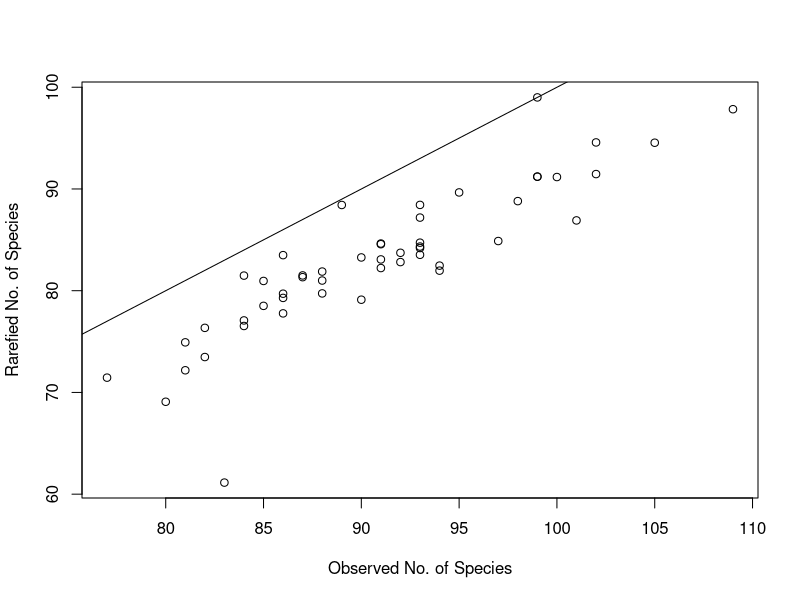
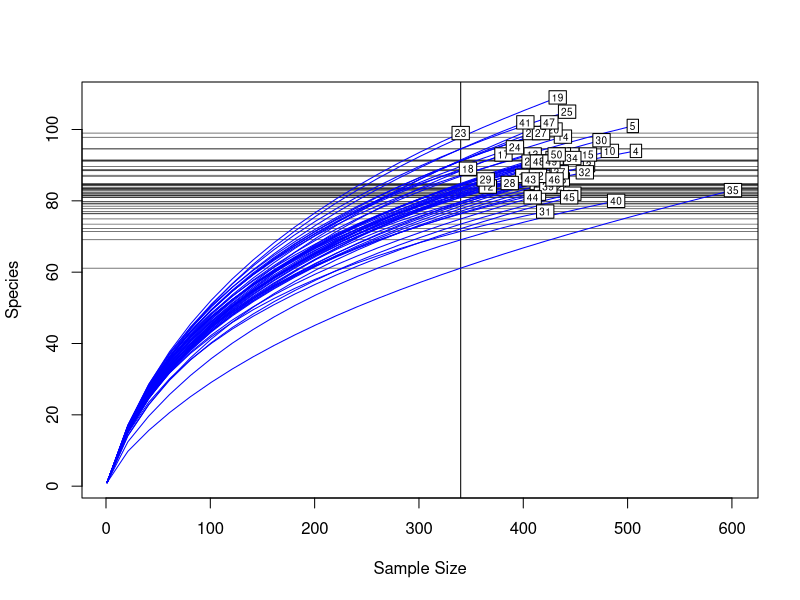
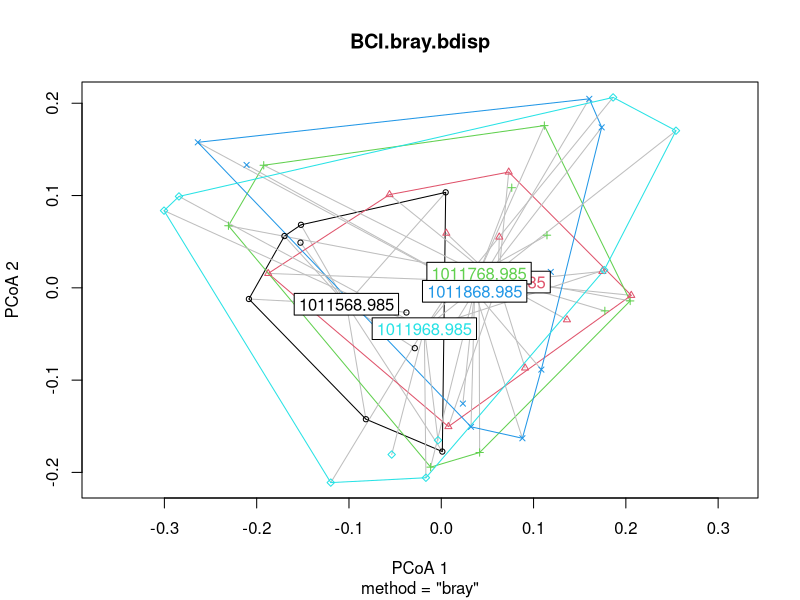
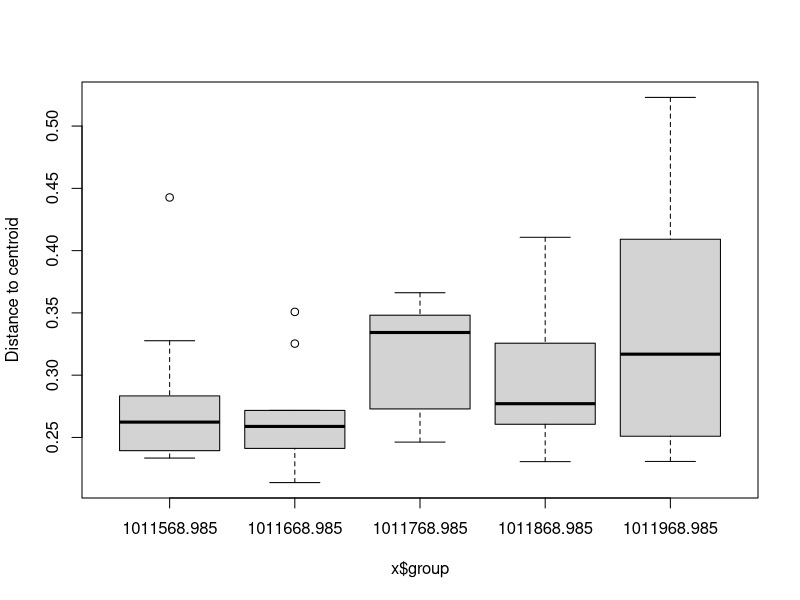
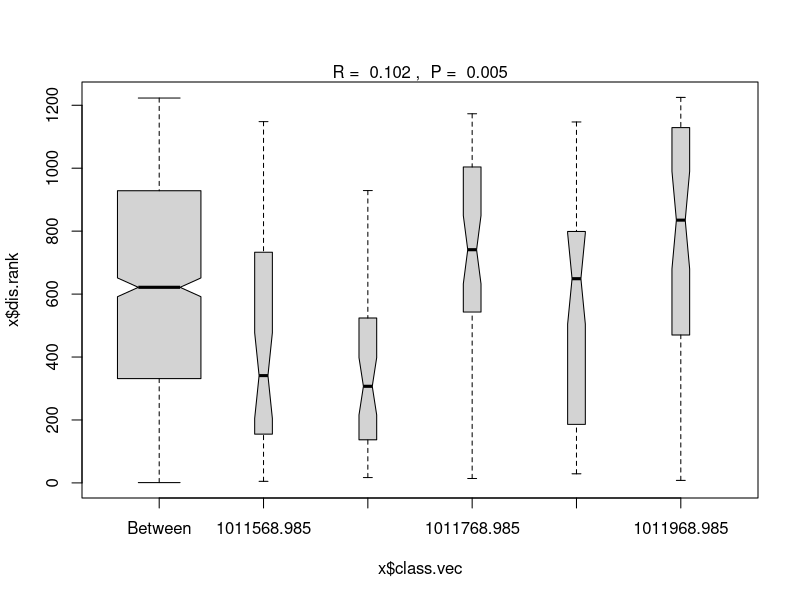

These figures' R source, in order:
## ---- chunk 1
knitr::opts_chunk$set(comment = "", cache = TRUE, crop = TRUE)
knitr::knit_hooks$set(crop = knitr::hook_pdfcrop)
## ---- chunk 2
BCI.small.csv.in <- read.csv("data/BCI_small_fixed.csv", header = TRUE, row.names = 1)
## ---- chunk 3
head(BCI.small.csv.in, n=3)
## ---- chunk 4
summary(BCI.small.csv.in)
## ---- chunk 5
library("vegan")
data(BCI)
BCI.env <- read.csv("data/BCI.env.csv", header = TRUE, row.names = 1)
## ---- chunk 6
library("vegan")
data(BCI)
BCI.env <- read.csv("data/BCI.env.csv", header = TRUE, row.names = 1)
## ---- chunk 7
head(BCI[,1:3], n = 3)
## ---- chunk 8
sum.of.rows <- apply(BCI, 1, sum)
sort(sum.of.rows, decreasing = TRUE)[1:8] #top 8 rows (plots) 
## ---- chunk 9
sum.of.rows <- apply(BCI, 1, sum)
sort(sum.of.rows, decreasing = TRUE)[1:8] #top 8 rows (plots) 
## ---- chunk 10
sum.of.columns <- apply(BCI, 2, sum)
sort(sum.of.columns, decreasing = TRUE)[1:3] #top 3 columns (species)
## ---- chunk 11
spec.pres <- apply(BCI > 0, 2, sum) 
sort(spec.pres, decreasing = TRUE)[1:18]
## ---- chunk 12
head(BCI[,162:164], n = 3)
## ---- chunk 13
head(BCI[,162:164], n = 3)
spec.sqrt <- sqrt(BCI)
head(spec.sqrt[,162:164], n = 3)
## ---- chunk 14
head(BCI[,162:164], n = 3)
## ---- chunk 15
head(BCI[,162:164], n = 3)
spec.total <- decostand(BCI, method = "total", MARGIN = 1) # by rows (sites)
head(spec.total[,162:164], n = 3)
## ---- chunk 16
head(BCI[,162:164], n = 3)
## ---- chunk 17
head(BCI[,162:164], n = 3)
spec.max <- decostand(BCI, method = "max", MARGIN = 2) # by columns (species)
head(spec.max[,162:164], n = 3)
## ---- chunk 18
head(BCI[,162:164], n = 3)
## ---- chunk 19
head(BCI[,162:164], n = 3)
spec.pa <- decostand(BCI, method = "pa")
head(spec.pa[,162:164], n = 3)
## ---- chunk 20
head(BCI[,162:164], n = 3)
## ---- chunk 21
head(BCI[,162:164], n = 3)
spec.hellinger <- decostand(BCI, method = "hellinger", MARGIN = 1) # on rows (sites)
head(spec.hellinger[,162:164], n = 3)
## ---- chunk 22
head(BCI[,162:164], n = 3)
## ---- chunk 23
head(BCI[,162:164], n = 3)
spec.wisc <- wisconsin(BCI)
head(spec.wisc[,162:164], n = 3)
## ---- chunk 24
spec.jaccpa <- vegdist(BCI, method = "jaccard", binary = TRUE)
# returns an object of class 'dist'
str(spec.jaccpa) 
## ---- chunk 25
as.matrix(spec.jaccpa)[1:4,1:4]
## ---- chunk 26
rank.UTM.NS <- rankindex(BCI.env$UTM.NS, BCI, indices = 
              c("bray", "euclid", "manhattan", "horn"), method = "spearman")
rank.UTM.NS
## ---- chunk 27
rank.UTM.NS.wisc <- rankindex(BCI.env$UTM.NS, wisconsin(BCI), indices = 
              c("bray", "euclid", "manhattan", "horn"), method = "spearman")
rank.UTM.NS.wisc
## ---- chunk 28
sort(rank.UTM.NS, decreasing = TRUE)
sort(rank.UTM.NS.wisc, decreasing = TRUE)
## ---- chunk 29
site.richness <- apply(BCI > 0, 1, sum)
site.richness[1:18]
## ---- chunk 30
site.fisher <- fisher.alpha(BCI)
site.fisher[1:12]
## ---- chunk 31
site.shannon <- diversity(BCI, index = "shannon", MARGIN = 1)
site.shannon[1:12]
## ---- chunk 32
BCI.S <- specnumber(BCI)
## ---- chunk 33
# could also use rowsums() instead of apply()
BCI.raremax <- min(apply(BCI, 1, sum))
## ---- chunk 34
BCI.Srare <- rarefy(BCI, BCI.raremax)
plot(BCI.S, BCI.Srare, xlab = "Observed No. of Species", ylab = "Rarefied No. of Species")
abline(0, 1)
## ---- chunk 35
rarecurve(BCI, step = 20, sample = BCI.raremax, col = "blue", cex = 0.6)
## ---- chunk 36
BCI.bray <- vegdist(BCI, method = "bray")
(BCI.bray.bdisp <- betadisper(BCI.bray,group = as.factor(BCI.env$UTM.NS)))
## ---- chunk 37
permutest(BCI.bray.bdisp)
## ---- chunk 38
plot(BCI.bray.bdisp)
## ---- chunk 39
boxplot(BCI.bray.bdisp)
## ---- chunk 40
(BCI.bray.anosim <- anosim(BCI.bray, as.factor(BCI.env$UTM.NS)))
## ---- chunk 41
plot(BCI.bray.anosim)
